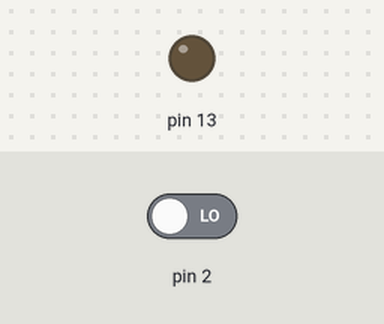
This sketch was run on a simulated Arduino Uno, built with avr-gcc and run on an emulated ATmega328P. Shown: output pins drawn as LEDs (lit = HIGH). The inputs (shaded band) are chosen by the test bench; at power-on: pin 2 LOW.

Above: at 1.2 s.
1.3 s: pin 2 driven HIGH
At 2.1 s:
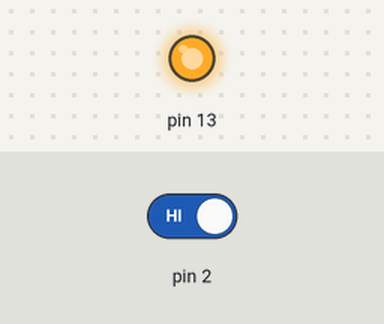
Timing chart, 0 to 4.8 s (numbered marks = the images above; inputs shaded):
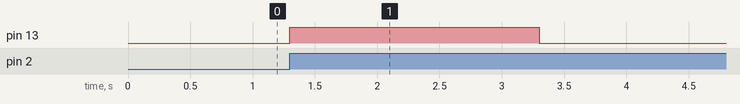

The sketch:

Ejercicio5.ino
```cpp
/*
Práctica 1
Ejercicio 5
Medrano Albarrán Gerardo
Merino Texta Rogelio de Jesús
*/


volatile bool led;

void setup() {
  Serial.begin(9600);
  pinMode(13, OUTPUT);
  attachInterrupt(0, prende, RISING);

}

void loop() {

  if (led==true)
  {
    digitalWrite(13, HIGH);
    delay(2000);
    digitalWrite(13,LOW);
    led=false;
  }


}

void prende()
{
  led=true;
}
```

Measured:
- after the input at 1.3 s, pin 13: LOW → HIGH at once, → LOW 2.0 s later
